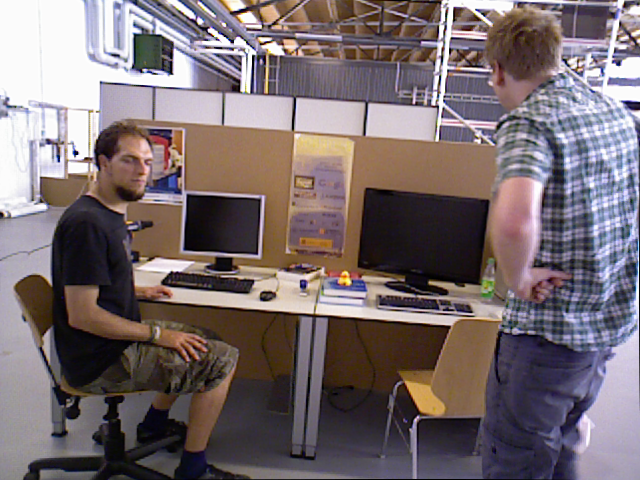
//> input picture data/walk/walk_rgb_1.png, 640 x 480 px
$ ./ds_slam   (built with g++ and OpenCV 4)
//> lines starting //> are read from the running program, lines starting //| are printed output that depends on the picture; after the words box and inside, x2 and y2 are one past the last pixel; in counts of white or black regions, pixels touching at a corner belong together
#include <iostream>
#include "slamBase.h"
// #include "Frame.h"

// OpenCV 特征检测模块
#include <opencv2/features2d/features2d.hpp>
// #include <opencv2/nonfree/nonfree.hpp> // use this if you want to use SIFT or SURF
#include <opencv2/calib3d/calib3d.hpp>
#include <opencv2/imgproc/imgproc.hpp>
#include <opencv2/video/tracking.hpp>
using namespace std;
// using namespace YB_SLAM;

int main(int argc, char **argv)
{
    //设置角点检测参数
    std::vector<cv::Point2f> prePts, nextPts, prePts_tmp, nextPts_tmp, nextPtsInlier, prePtsInlier, nextPtsOutlier, prePtsOutlier;
    int max_corners = 1000;
    double quality_level = 0.01;
    double min_distance = 3.0;
    int block_size = 3;
    // bool use_harris = false;
    double k = 0.04;
    cv::Mat rgb1 = cv::imread("../data/walk_rgb_1.png");
//> rgb1 is the input picture: 480 rows x 640 cols, CV_8UC3; mean B, G, R 110.9, 108, 120.3
    cv::Mat rgb2 = cv::imread("../data/walk_rgb_2.png");
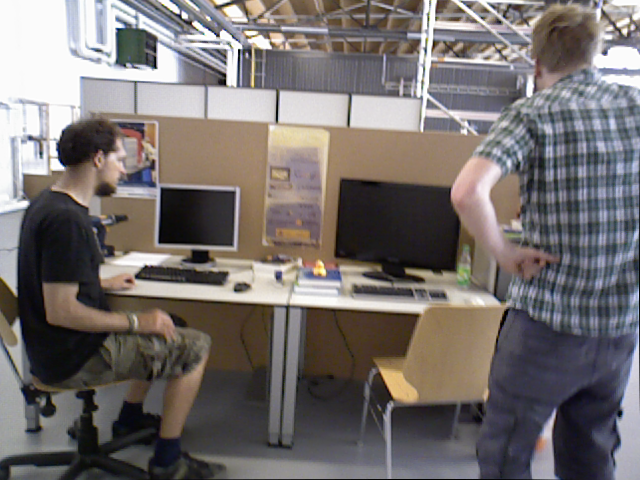
//> input picture data/walk/walk_rgb_2.png, 640 x 480 px
//> rgb2 is the input picture: 480 rows x 640 cols, CV_8UC3; mean B, G, R 109.9, 111.3, 117.5
    cv::Mat depth1 = cv::imread("../data/walk_depth_1.png", -1);
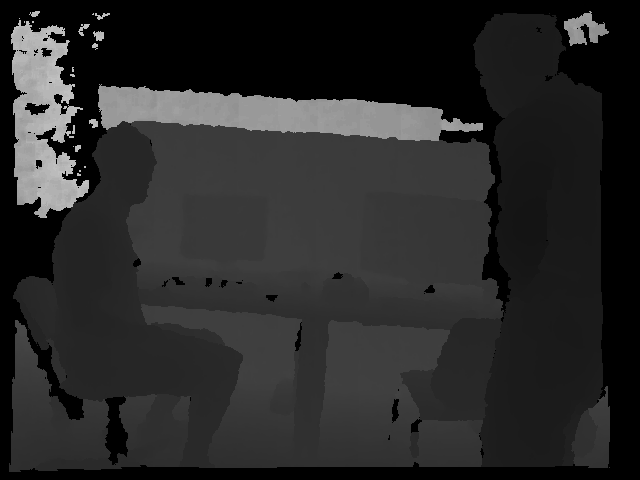
//> input picture data/walk/walk_depth_1.png, 640 x 480 px
//> depth1 is the input picture: 480 rows x 640 cols, CV_16UC1; min 0, max 49350, mean 10484.6
    cv::Mat depth2 = cv::imread("../data/walk_depth_2.png", -1);
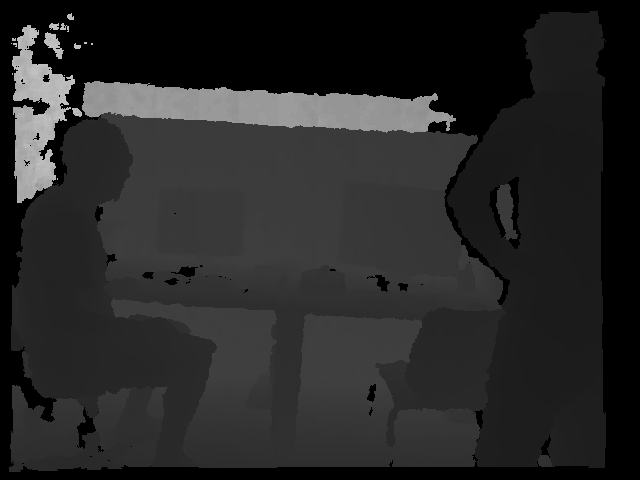
//> input picture data/walk/walk_depth_2.png, 640 x 480 px
//> depth2 is the input picture: 480 rows x 640 cols, CV_16UC1; min 0, max 49350, mean 10123.9

    cv::Mat prevImg;
    cv::Mat nextImg;
    cv::cvtColor(rgb1, prevImg, cv::COLOR_BGR2GRAY);
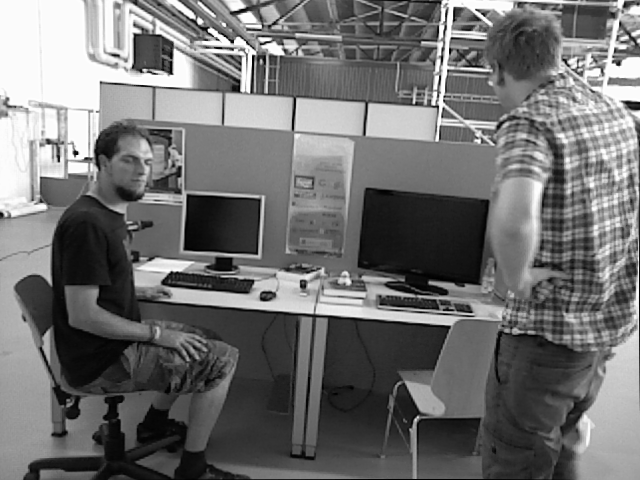
//> prevImg: 480 rows x 640 cols, CV_8UC1; min 0, max 254, mean 112.1
    cv::cvtColor(rgb2, nextImg, cv::COLOR_RGB2GRAY);
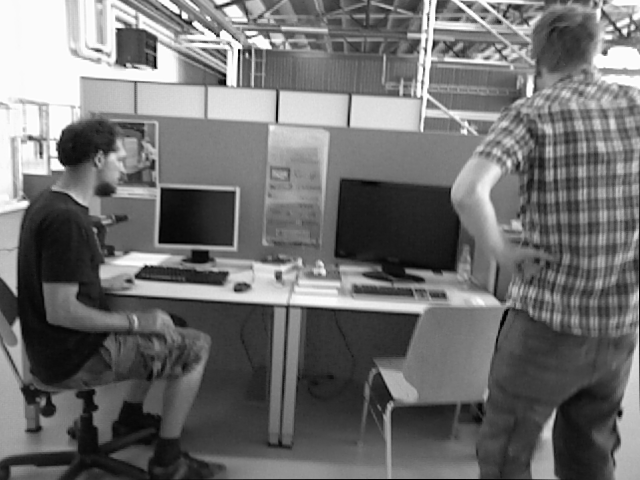
//> nextImg: 480 rows x 640 cols, CV_8UC1; min 0, max 255, mean 111.6

    //The first step is to calculate optical flow pyramid to get the matched feature points in the current frame. Thencloud_viewer
    cv::goodFeaturesToTrack(prevImg, prePts, max_corners, quality_level, min_distance, cv::Mat(), block_size, true, k);
//> prePts = 681 Points (x, y), first 12: [253, 55], [77, 153], [232, 42], [172, 73], [448, 70], [58, 161], [451, 38], [454, 7], [208, 29], [476, 9], [100, 82], [134, 34]

    //Criteria for termination of the iterative process of corner refinement.
    cv::TermCriteria criteria = cv::TermCriteria(
        cv::TermCriteria::MAX_ITER + cv::TermCriteria::EPS,
        20,
        0.003);

    cv::cornerSubPix(prevImg, prePts, cv::Size(5, 5), cv::Size(-1, -1), criteria);
//> prePts = 681 Points (x, y), first 12: [254.4, 52.74], [76.19, 153.9], [232, 42], [172, 74.63], [448, 70], [59.57, 162.5], [451, 38], [451.8, 6.92], [206.5, 29.75], [472.6, 9.98], [99.25, 80.75], [134, 34]
    vector<uchar> status;
    vector<float> err;
    //status – output status vector (of unsigned chars); each element of the vector is set to 1 if the flow for the corresponding features has been found, otherwise, it is set to 0.

    cv::calcOpticalFlowPyrLK(prevImg, nextImg, prePts, nextPts, status, err, cv::Size(22, 22), 5, cv::TermCriteria(CV_TERMCRIT_ITER | CV_TERMCRIT_EPS, 20, 0.01));
//> nextPts = 681 Points (x, y), first 12: [240.2, 46.45], [41.64, 152.1], [217.6, 35.8], [156, 68.71], [432, 61.08], [42.23, 158.7], [434.6, 29.23], [441.8, -58.19], [190.9, 23.4], [512.5, -92.97], [80.5, 75.98], [117, 28.74]; status = 681 values, max 1 at index 0, min 0 at index 7, mean 0.9; err = 681 values, max 77.34 at index 533, min 0 at index 7, mean 22.6

    //Remove Outlier
    // Then if the matched pair is too close to the edge of the image or the pixel difference of the 3×3 image block at the center of the matched pair is too large, the matched pair will be discarded.
    int limit_edge_corner = 5;
    double limit_of_check = 2120;
    for (int i = 0; i < status.size(); i++)
    {
        if (status[i] != 0)
        {
            int dx[10] = {-1, 0, 1, -1, 0, 1, -1, 0, 1};
            int dy[10] = {-1, -1, -1, 0, 0, 0, 1, 1, 1};
            int x1 = prePts[i].x, y1 = prePts[i].y;
            int x2 = nextPts[i].x, y2 = nextPts[i].y;
            if ((x1 < limit_edge_corner || x1 >= nextImg.cols - limit_edge_corner || x2 < limit_edge_corner || x2 >= nextImg.cols - limit_edge_corner || y1 < limit_edge_corner || y1 >= nextImg.rows - limit_edge_corner || y2 < limit_edge_corner || y2 >= nextImg.rows - limit_edge_corner))
            {
                status[i] = 0;
                continue;
            }
            double sum_check = 0;
            for (int j = 0; j < 9; j++)
                sum_check += abs(prevImg.at<uchar>(y1 + dy[j], x1 + dx[j]) - nextImg.at<uchar>(y2 + dy[j], x2 + dx[j]));
            if (sum_check > limit_of_check)
                status[i] = 0;
            if (status[i])
            {
                prePtsInlier.push_back(prePts[i]);
                nextPtsInlier.push_back(nextPts[i]);
            }
        }
    }
//> this loop made 681 passes
//> (x1, y1, x2, y2, sum_check) on passes 1, 2, 3, 4, 5, 6, 7, 9, 11, 12, 13, 14: (254, 52, 240, 46, 28), (76, 153, 41, 152, 702), (232, 42, 217, 35, 455), (172, 74, 155, 68, 397), (448, 70, 431, 61, 852), (59, 162, 42, 158, 254), (451, 38, 434, 29, 358), (206, 29, 190, 23, 254), (99, 80, 80, 75, 137), (134, 34, 117, 28, 562), (439, 95, 423, 87, 327), (610, 59, 613, 41, 1343)
//> (x1, y1, x2, y2) on passes 67, 83, 88, 94: (620, 100, 646, 87), (568, 62, 597, 4), (198, 1, 183, -4), (637, 41, 621, 31)
//> after the loop, status = 681 values, max 1 at index 0, min 0 at index 7, mean 0.858; prePtsInlier = 584 Points (x, y), first 12: [254.4, 52.74], [76.19, 153.9], [232, 42], [172, 74.63], [448, 70], [59.57, 162.5], [451, 38], [206.5, 29.75], [99.25, 80.75], [134, 34], [439.3, 95.92], [610.5, 59.66]; nextPtsInlier = 584 Points (x, y), first 12: [240.2, 46.45], [41.64, 152.1], [217.6, 35.8], [156, 68.71], [432, 61.08], [42.23, 158.7], [434.6, 29.23], [190.9, 23.4], [80.5, 75.98], [117, 28.74], [423.6, 87.31], [613, 41.88]

    //The third step is to find fundamental matrix by using RANSAC with the most inliers. Then calculate the epipolar line in the current frame by using the fundamental matrix. Finally, determine whether the distance from a matched point to its corresponding epipolar line is less than a certain threshold. If the distance is greater than the threshold, then the matched point will be determined to be moving.
    // F-Matrix
    cv::Mat mask = cv::Mat(cv::Size(1, 300), CV_8UC1);
    cv::Mat F = cv::findFundamentalMat(prePtsInlier, nextPtsInlier, mask, cv::FM_RANSAC, 0.1, 0.99);
//> mask = 584 values, max 1 at index 0, min 0 at index 1, mean 0.187; F = [[-7.51e-06, 0.000724, -0.0511], [-0.000725, 4.04e-05, 0.447], [0.053, -0.44, 1]]
    for (int i = 0; i < mask.rows; i++)
    {
        if (mask.at<uchar>(i, 0) == 0)
            ;
        else
        {
            // Circle(pre_frame, F_prepoint[i], 6, Scalar(255, 255, 0), 3);
            double A = F.at<double>(0, 0) * prePtsInlier[i].x + F.at<double>(0, 1) * prePtsInlier[i].y + F.at<double>(0, 2);
            double B = F.at<double>(1, 0) * prePtsInlier[i].x + F.at<double>(1, 1) * prePtsInlier[i].y + F.at<double>(1, 2);
            double C = F.at<double>(2, 0) * prePtsInlier[i].x + F.at<double>(2, 1) * prePtsInlier[i].y + F.at<double>(2, 2);
            double dd = fabs(A * nextPtsInlier[i].x + B * nextPtsInlier[i].y + C) / sqrt(A * A + B * B); //Epipolar constraints
            if (dd <= 0.1)
            {
                prePts_tmp.push_back(prePtsInlier[i]);
                nextPts_tmp.push_back(nextPtsInlier[i]);
            }
        }
    }
//> this loop made 584 passes
//> (A, B, C, dd) on passes 1, 3, 7, 9, 10, 11, 17, 26, 32, 39, 44, 48: (-0.0148, 0.265, -8.72, 0.0454), (-0.0224, 0.28, -5.18, 0.0764), (-0.0269, 0.121, 8.17, 0.0861), (0.00664, 0.378, -29.26, 0.0383), (-0.0275, 0.351, -6.86, 0.0641), (0.0151, 0.132, -17.92, 2.67e-14), (-0.0272, 0.289, -2.88, 0.0677), (0.015, 0.132, -17.92, 0.00119), (-0.0213, 0.27, -5.13, 0.0235), (0.149, 0.273, -108.5, 0.00448), (0.0149, 0.269, -26.99, 0.0366), (-0.021, 0.26, -4.68, 0.0815)
//> after the loop, prePts_tmp = 109 Points (x, y), first 12: [254.4, 52.74], [232, 42], [451, 38], [99.25, 80.75], [134, 34], [439.3, 95.92], [219.8, 35.3], [439, 95.88], [246.6, 43.64], [254.8, 279.6], [250.2, 93.78], [259.9, 44.22]; nextPts_tmp = 109 Points (x, y), first 12: [240.2, 46.45], [217.6, 35.8], [434.6, 29.23], [80.5, 75.98], [117, 28.74], [423.6, 87.31], [205, 29.18], [423.3, 87.28], [232.3, 37.36], [228.8, 271.7], [236.4, 87.11], [245.9, 37.93]
    prePtsInlier = prePts_tmp;
//> prePtsInlier has the same summary as prePts_tmp
    nextPtsInlier = nextPts_tmp;
//> nextPtsInlier has the same summary as nextPts_tmp

    //judge outliers
    for (int i = 0; i < prePts.size(); i++)
    {
        if (status[i] != 0)
        {
            double A = F.at<double>(0, 0) * prePts[i].x + F.at<double>(0, 1) * prePts[i].y + F.at<double>(0, 2);
            double B = F.at<double>(1, 0) * prePts[i].x + F.at<double>(1, 1) * prePts[i].y + F.at<double>(1, 2);
            double C = F.at<double>(2, 0) * prePts[i].x + F.at<double>(2, 1) * prePts[i].y + F.at<double>(2, 2);
            double dd = fabs(A * nextPts[i].x + B * nextPts[i].y + C) / sqrt(A * A + B * B);

            // Judge outliers
            double limit_dis_epi = 1;
            if (dd <= limit_dis_epi)
                continue;
            nextPtsOutlier.push_back(nextPts[i]);
        }
    }
//> this loop made 681 passes
//> (A, B, C, dd) on passes 1, 2, 3, 4, 5, 6, 7, 9, 11, 12, 13, 14: (-0.0148, 0.265, -8.72, 0.0454), (0.0598, 0.398, -62.65, 0.867), (-0.0224, 0.28, -5.18, 0.0764), (0.00167, 0.325, -22.71, 0.335), (-0.00376, 0.125, -6.06, 0.486), (0.0661, 0.41, -67.32, 1.44), (-0.0269, 0.121, 8.17, 0.0861), (-0.0311, 0.298, -1.15, 0.327), (0.00664, 0.378, -29.26, 0.0383), (-0.0275, 0.351, -6.86, 0.0641), (0.0151, 0.132, -17.92, 2.67e-14), (-0.0125, 0.00651, 7.09, 19.53)
//> (A, B) on pass 39: (-0.0135, 0.242)

    //visualize
    for (int i = 0; i < nextPtsOutlier.size(); i++)
    {
        cv::circle(rgb2, nextPtsOutlier[i], 1, cv::Scalar(0, 0, 255), 2, 8, 0);
    }
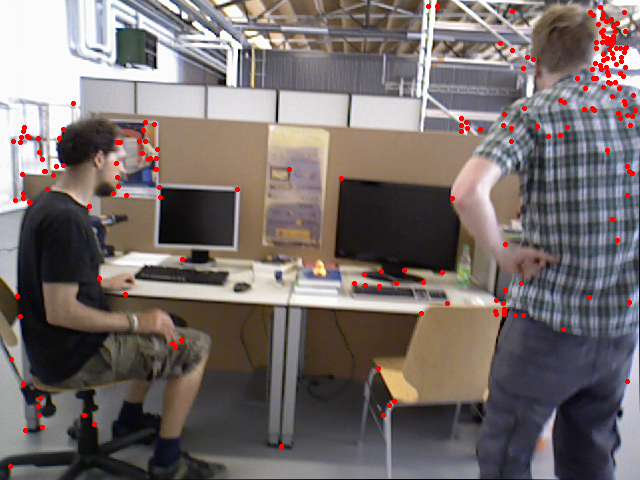
//> rgb2: 480 rows x 640 cols, CV_8UC3; 1.33% of pixels changed, all inside (x1, y1, x2, y2) = (8, 4, 638, 469)

    cv::imshow("OutlierPoints", rgb2);
    cv::waitKey(0);

    //visualize inliers
    for (int i = 0; i < nextPtsInlier.size(); i++)
    {
        cv::circle(rgb2, nextPtsInlier[i], 1, cv::Scalar(0, 0, 255), 2, 8, 0);
    }
//> this loop made 109 passes
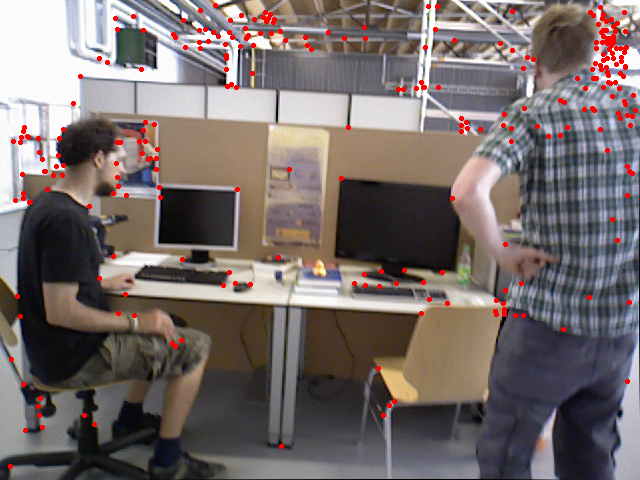
//> rgb2: 480 rows x 640 cols, CV_8UC3; 0.54% of pixels changed, all inside (x1, y1, x2, y2) = (56, 3, 628, 318)

    cv::imshow("nextPtsInlier", rgb2);
    cv::waitKey(0);

    return 0;
}
